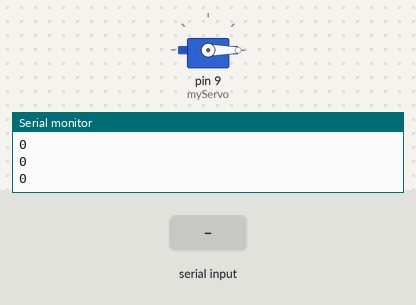
This sketch was run on a simulated Arduino Uno, built with avr-gcc and run on an emulated ATmega328P. On the bench: servo, the last lines printed to the serial monitor. The test bench sets the inputs (shaded band).

Above: at 1.2 s.
1.3 s: "90,45\n" received over Serial
At 2.1 s:
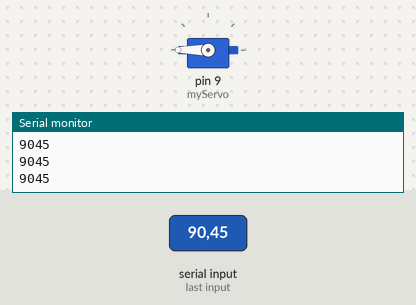
2.8 s: "90\n" received over Serial
At 3.1 s:
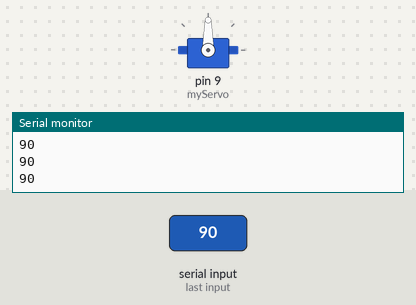
4.3 s: ".\n" received over Serial
At 5.3 s:
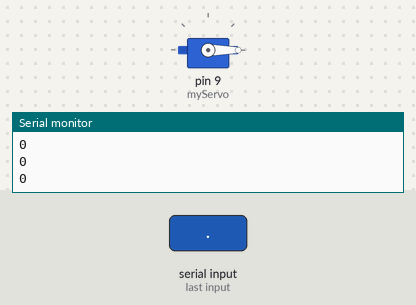
5.8 s: "30,150\n" received over Serial
At 6.8 s:
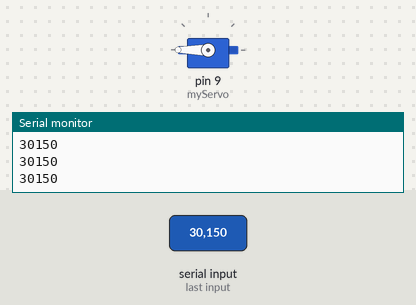
Timing chart, 0 to 8.3 s (numbered marks = the images above; inputs shaded):
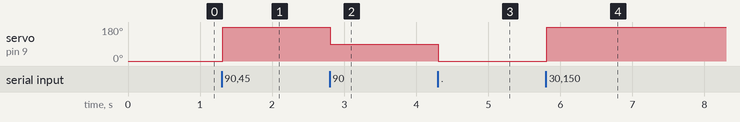

Measured:
- after the input at 1.3 s, servo on pin 9 (myServo): 0° → 180° at once
- after the input at 2.8 s, servo on pin 9 (myServo): 180° → 90° at once
- after the input at 4.3 s, servo on pin 9 (myServo): 90° → 0° at once
- after the input at 5.8 s, servo on pin 9 (myServo): 0° → 180° at once

The sketch:

arduino_servo_map.ino
```cpp
int servopos=0;
#include <Servo.h>
String inString = "";
Servo myServo;
boolean dotflag=false;
int pos=0;
int loopctr=0;

void setup() {
  // put your setup code here, to run once:
  Serial.begin(9600);
  myServo.attach(9);

}

void loop() {
  loopctr++;
  // put your main code here, to run repeatedly:
  while (Serial.available() > 0) {
    int inChar = Serial.read();
    if (isDigit(inChar)&&dotflag!=true) {
      // convert the incoming byte to a char and add it to the string:
      inString += (char)inChar;
    }
    if(inChar=='.'){
      dotflag=true;
    }
    // if you get a newline, print the string, then the string's value:
    if (inChar == '\n') {
      pos=inString.toInt();
      // clear the string for new input:
      inString = "";
      dotflag=false;
    }
  }
  //if(loopctr==10000){
  Serial.println(pos);
  myServo.write(pos);
  //loopctr=0;
  //}

}
```
